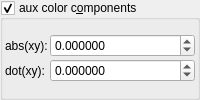
    <widget class="MyGroupBox" name="groupCheck_fold_color_aux_color_enabled_false">
     <property name="title">
      <string>aux color c&amp;omponents</string>
     </property>
     <property name="checkable">
      <bool>true</bool>
     </property>
     <layout class="QVBoxLayout" name="verticalLayout_11">
      <property name="leftMargin">
       <number>2</number>
      </property>
      <property name="topMargin">
       <number>2</number>
      </property>
      <property name="rightMargin">
       <number>2</number>
      </property>
      <property name="bottomMargin">
       <number>2</number>
      </property>
      <item>
       <layout class="QGridLayout" name="gridLayout_21" columnstretch="0,1">
        <property name="spacing">
         <number>2</number>
        </property>
        <item row="1" column="0">
         <widget class="QLabel" name="label_53">
          <property name="text">
           <string>abs(xy):</string>
          </property>
         </widget>
        </item>
        <item row="2" column="1">
         <widget class="MyDoubleSpinBox" name="spinbox4_fold_color_difs_0000_y">
          <property name="sizePolicy">
           <sizepolicy hsizetype="Minimum" vsizetype="Maximum">
            <horstretch>0</horstretch>
            <verstretch>0</verstretch>
           </sizepolicy>
          </property>
          <property name="prefix">
           <string/>
          </property>
          <property name="suffix">
           <string/>
          </property>
          <property name="decimals">
           <number>6</number>
          </property>
          <property name="minimum">
           <double>-100.000000000000000</double>
          </property>
          <property name="maximum">
           <double>100.000000000000000</double>
          </property>
          <property name="singleStep">
           <double>0.100000000000000</double>
          </property>
         </widget>
        </item>
        <item row="2" column="0">
         <widget class="QLabel" name="label_55">
          <property name="text">
           <string>dot(xy):</string>
          </property>
         </widget>
        </item>
        <item row="1" column="1">
         <widget class="MyDoubleSpinBox" name="spinbox4_fold_color_difs_0000_x">
          <property name="sizePolicy">
           <sizepolicy hsizetype="Minimum" vsizetype="Maximum">
            <horstretch>0</horstretch>
            <verstretch>0</verstretch>
           </sizepolicy>
          </property>
          <property name="prefix">
           <string/>
          </property>
          <property name="suffix">
           <string/>
          </property>
          <property name="decimals">
           <number>6</number>
          </property>
          <property name="minimum">
           <double>-100.000000000000000</double>
          </property>
          <property name="maximum">
           <double>100.000000000000000</double>
          </property>
          <property name="singleStep">
           <double>0.100000000000000</double>
          </property>
         </widget>
        </item>
       </layout>
      </item>
     </layout>
    </widget>
